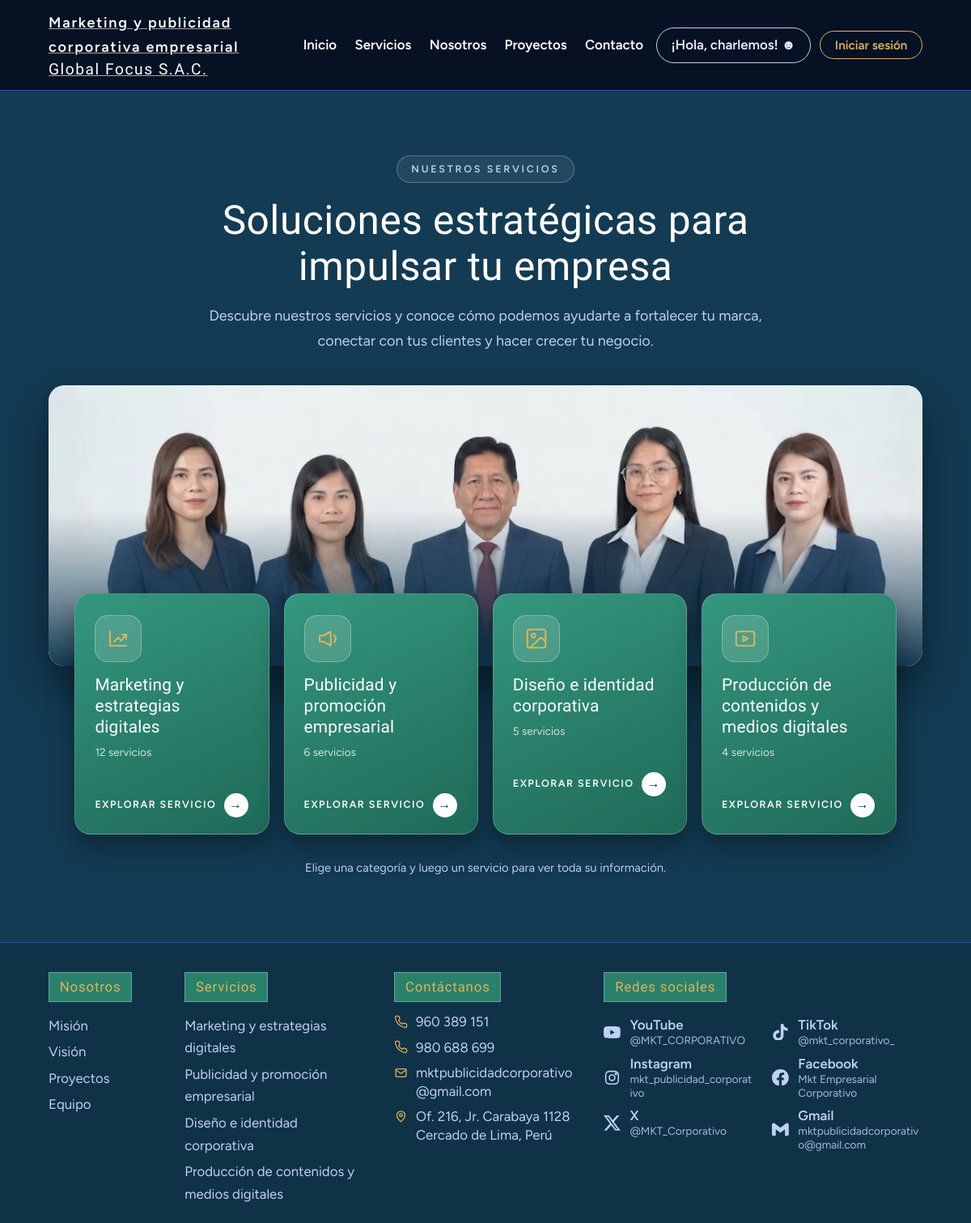
Screenshot of /servicios with the database file from the repository.
### tables this page shows
CREATE TABLE servicios(
        id INTEGER PRIMARY KEY AUTOINCREMENT, titulo TEXT NOT NULL,
        descripcion TEXT NOT NULL, color TEXT NOT NULL, orden INTEGER NOT NULL, categoria TEXT NOT NULL DEFAULT '');

### global_focus/app.py (the view)
@app.route("/servicios")
def servicios_page():
    return render_template("servicios.html", c=CONFIG, catalogo=_catalogo())

### global_focus/app.py (called while the page is built)
def get_db():
    if "db" not in g:
        g.db = sqlite3.connect(DB_PATH)
        g.db.row_factory = sqlite3.Row
    return g.db

def _grupos():
    filas = get_db().execute("SELECT * FROM servicios ORDER BY orden ASC, id ASC").fetchall()
    grupos = {}
    for f in filas:
        grupos.setdefault(f["categoria"], []).append(f)
    return list(grupos.items())

def img_portada():
    carpeta = os.path.join(BASE, "static", "img")
    for f in sorted(os.listdir(carpeta)):
        nombre, _, ext = f.lower().rpartition(".")
        if nombre.startswith("servicios-portada") and ext in ("jpg", "jpeg", "png", "webp", "jfif", "gif", "avif"):
            return "img/" + f
    return None

@app.context_processor
def inyectar():
    grupos = _grupos()
    return {"grupos": grupos, "categorias": [g[0] for g in grupos],
            "img_servicio": img_servicio, "img_equipo": img_equipo, "img_proyecto": img_proyecto, "img_categoria": img_categoria, "img_portada": img_portada,
            "img_contacto": lambda: _buscar_img("img", "contacto"),
            "cuenta": _usuario()}

def _catalogo():
    catalogo = []
    for i, (cat, filas) in enumerate(_grupos()):
        temas = []
        for f in filas:
            extra = si.INFO.get(f["titulo"], {})
            temas.append({
                "titulo": f["titulo"],
                "descripcion": f["descripcion"],
                "icono": si.ICONOS[si.ICONO_TEMA.get(f["titulo"], "objetivo")],
                "objetivo": extra.get("objetivo", ""),
                "caracteristicas": extra.get("caracteristicas", []),
                "beneficios": extra.get("beneficios", []),
                "aplicaciones": extra.get("aplicaciones", []),
            })
        catalogo.append({"titulo": cat, "icono": si.ICONOS[si.ICONOS_CATEGORIA[i % len(si.ICONOS_CATEGORIA)]], "temas": temas})
    return catalogo

def _usuario():
    if "u" not in g:
        uid = session.get("uid")
        g.u = get_db().execute("SELECT id, nombre, correo, rol FROM usuarios WHERE id=?", (uid,)).fetchone() if uid else None
    return g.u

### global_focus/templates/servicios.html (shortened to what this page needs)
{% extends "base.html" %}
{% block content %}
<main>
<section id="servicios" class="block pagina-serv" aria-labelledby="h-serv">
  <header class="sv-head rv">
    <span class="sv-etiqueta">Nuestros servicios</span>
    <h2 id="h-serv">Soluciones estratégicas para impulsar tu empresa</h2>
    <p>Descubre nuestros servicios y conoce cómo podemos ayudarte a fortalecer tu marca, conectar con tus clientes y hacer crecer tu negocio.</p>
  </header>
  {% set portada = img_portada() %}
  <div class="sv-portada rv">
    <div class="sv-foto{% if portada %} lleno{% endif %}">
      {% if portada %}<img src="{{ url_for('static', filename=portada) }}" alt="Equipo de Global Focus" loading="lazy">{% endif %}
    </div>
  </div>
  <div class="sv-tabs" role="list" aria-label="Categorías de servicios">
    {% for cat in catalogo %}
    <button class="sv-tab" style="--d:{{ '%.2f'|format(loop.index0 * 0.08) }}s" type="button" role="listitem"
            aria-haspopup="dialog" data-i="{{ loop.index0 }}">
      <span class="sv-ico-box"><svg class="sv-ico" viewBox="0 0 24 24" aria-hidden="true">{{ cat.icono|safe }}</svg></span>
      <span class="sv-nom">{{ cat.titulo }}</span>
      <span class="sv-num">{{ cat.temas|length }} servicios</span>
      <span class="sv-cta">Explorar servicio <i aria-hidden="true">→</i></span>
    </button>
    {% endfor %}
  </div>
  <p class="sv-ayuda">Elige una categoría y luego un servicio para ver toda su información.</p>
</section>
</main>
{% endblock %}

### global_focus/templates/base.html (shortened to what this page needs)
<!doctype html>
<html lang="es">
<head>
<link rel="stylesheet" href="{{ url_for('static', filename='style.css') }}">
</head>
<body>
<header class="top" id="top">
  <a class="logo" href="{{ url_for('index') }}"><small>Marketing y publicidad corporativa empresarial</small><b>Global Focus S.A.C.</b></a>
  <nav aria-label="Principal">
    <a href="{{ url_for('index') }}">Inicio</a>
    <a href="{{ url_for('servicios_page') }}">Servicios</a>
    <a href="{{ url_for('index') }}#nosotros">Nosotros</a>
    <a href="{{ url_for('proyectos_page') }}">Proyectos</a>
    <a href="{{ url_for('index') }}#contacto">Contacto</a>
  </nav>
  <div class="top-acc">
    <a class="charlemos" href="{{ c.whatsapp_url }}" target="_blank" rel="noopener">¡Hola, charlemos! <span aria-hidden="true">☻</span></a>
    {% if cuenta %}
    <details class="cuenta" id="cuenta-menu">
      <summary class="btn-sesion" aria-label="Menú de tu cuenta">{{ cuenta.nombre.split()[0] }} <span aria-hidden="true">▾</span></summary>
      <div class="cuenta-menu">
        <small>{{ cuenta.correo }}</small>
        {% if cuenta.rol == 'admin' %}<a href="{{ url_for('consultas') }}">Panel de administración</a>
        {% else %}<a href="{{ url_for('index') }}?mis=1#contacto">Mis consultas</a>{% endif %}
        <form method="post" action="{{ url_for('logout') }}"><button type="submit">Cerrar sesión</button></form>
      </div>
    </details>
    {% else %}
    <a class="btn-sesion" href="{{ url_for('login') }}">Iniciar sesión</a>
    {% endif %}
  </div>
</header>
{% block content %}{% endblock %}
<footer class="foot">
  <div class="fcols">
    <div><h4>Nosotros</h4><ul><li><a href="{{ url_for('index') }}#nosotros">Misión</a></li><li><a href="{{ url_for('index') }}#nosotros">Visión</a></li><li><a href="{{ url_for('proyectos_page') }}">Proyectos</a></li><li><a href="{{ url_for('index') }}#equipo">Equipo</a></li></ul></div>
    <div><h4>Servicios</h4><ul>{% for cat in categorias %}<li><a href="{{ url_for('servicios_page') }}#cat{{ loop.index }}">{{ cat }}</a></li>{% endfor %}</ul></div>
    <div class="fcont"><h4>Contáctanos</h4>
      <ul>
        {% for t in c.telefonos %}<li><svg viewBox="0 0 24 24" aria-hidden="true"><path d="M22 16.9v3a2 2 0 0 1-2.2 2 19.8 19.8 0 0 1-8.6-3.1 19.5 19.5 0 0 1-6-6A19.8 19.8 0 0 1 2.1 4.2 2 2 0 0 1 4.1 2h3a2 2 0 0 1 2 1.7c.1 1 .4 1.9.7 2.8a2 2 0 0 1-.5 2.1L8.1 9.9a16 16 0 0 0 6 6l1.3-1.2a2 2 0 0 1 2.1-.4c.9.3 1.8.6 2.8.7a2 2 0 0 1 1.7 2z"/></svg><a href="tel:+51{{ t|replace(' ','') }}">{{ t }}</a></li>{% endfor %}
        <li><svg viewBox="0 0 24 24" aria-hidden="true"><rect x="3" y="5" width="18" height="14" rx="2"/><path d="m3 7 9 6 9-6"/></svg><a href="mailto:{{ c.correo }}">{{ c.correo }}</a></li>
        <li><svg viewBox="0 0 24 24" aria-hidden="true"><path d="M12 21s7-6.2 7-11.5A7 7 0 0 0 5 9.5C5 14.8 12 21 12 21z"/><circle cx="12" cy="9.5" r="2.5"/></svg><a href="https://www.google.com/maps/search/?api=1&query={{ c.mapa_lat }},{{ c.mapa_lng }}" target="_blank" rel="noopener"><span>{{ c.dir_linea1 }}</span><span>{{ c.dir_linea2 }}</span></a></li>
      </ul>
    </div>
    <div class="fsoc"><h4>Redes sociales</h4>
      <div class="redes-cols">
        <ul class="redes">
          <li><a href="{{ c.redes['YouTube'] }}" target="_blank" rel="noopener">
            <span><b>YouTube</b><small>@MKT_CORPORATIVO</small></span></a></li>
          <li><a href="{{ c.redes['Instagram'] }}" target="_blank" rel="noopener">
            <svg viewBox="0 0 24 24" class="st"><rect x="3" y="3" width="18" height="18" rx="5"/><circle cx="12" cy="12" r="4"/><circle cx="17.5" cy="6.5" r="1" fill="currentColor"/></svg>
            <span><b>Instagram</b><small>mkt_publicidad_corporativo</small></span></a></li>
          <li><a href="{{ c.redes['X'] }}" target="_blank" rel="noopener">
            <svg viewBox="0 0 24 24"><path d="M18.901 1.153h3.68l-8.04 9.19L24 22.846h-7.406l-5.8-7.584-6.638 7.584H.474l8.6-9.83L0 1.154h7.594l5.243 6.932ZM17.61 20.644h2.039L6.486 3.24H4.298Z"/></svg>
            <span><b>X</b><small>@MKT_Corporativo</small></span></a></li>
        </ul>
        <ul class="redes">
          <li><a href="{{ c.redes['TikTok'] }}" target="_blank" rel="noopener">
            <span><b>TikTok</b><small>@mkt_corporativo_</small></span></a></li>
          <li><a href="{{ c.redes['Facebook'] }}" target="_blank" rel="noopener">
            <span><b>Facebook</b><small>Mkt Empresarial Corporativo</small></span></a></li>
          <li><a href="https://mail.google.com/mail/?view=cm&fs=1&to={{ c.correo }}&su=Consulta%20desde%20la%20web&body=Hola%2C%20quisiera%20m%C3%A1s%20informaci%C3%B3n%20sobre..." target="_blank" rel="noopener">
            <svg viewBox="0 0 24 24"><path d="M24 5.457v13.909c0 .904-.732 1.636-1.636 1.636h-3.819V11.73L12 16.64l-6.545-4.91v9.273H1.636A1.636 1.636 0 0 1 0 19.366V5.457c0-2.023 2.309-3.178 3.927-1.964L5.455 4.64 12 9.548l6.545-4.91 1.528-1.145C21.69 2.28 24 3.434 24 5.457z"/></svg>
            <span><b>Gmail</b><small>{{ c.correo }}</small></span></a></li>
        </ul>
      </div>
    </div>

### rows the page displays
servicios: {{ '%.2f'|format(loop.index0 * 0.08) }} 0.00 (drawn), titulo "Marketing y estrategias digitales", temas|length "12", categoria "Marketing y estrategias digitales"
servicios: {{ '%.2f'|format(loop.index0 * 0.08) }} 0.08 (drawn), titulo "Publicidad y promoción empresarial", temas|length "6", categoria "Publicidad y promoción empresarial"
servicios: {{ '%.2f'|format(loop.index0 * 0.08) }} 0.16 (drawn), titulo "Diseño e identidad corporativa", temas|length "5", categoria "Diseño e identidad corporativa"
servicios: {{ '%.2f'|format(loop.index0 * 0.08) }} 0.24 (drawn), titulo "Producción de contenidos y medios digitales", temas|length "4", categoria "Producción de contenidos y medios digitales"

### other values shown
{{ t }} "960 389 151" "980 688 699"
{{ c.correo }} "mktpublicidadcorporativo@gmail.com"
{{ c.dir_linea1 }} "Of. 216, Jr. Carabaya 1128"
{{ c.dir_linea2 }} "Cercado de Lima, Perú"
